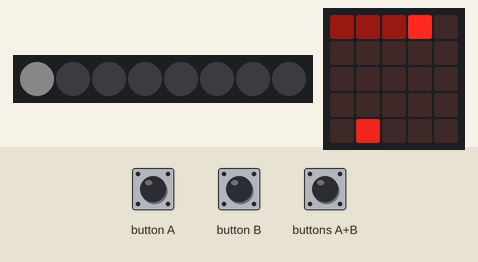
Recording of a program running on a simulated BBC micro:bit (MakeCode). Parts: 8 RGB LEDs in strip order, left to right, the board's 5×5 LED display. The inputs (shaded band) are chosen by the test bench. Dim RGB values are drawn brighter than linear; random numbers come from a fixed seed.

Above: at 1.2 s.
1.3 s: buttons A+B pressed for 0.15 s
At 1.78 s:
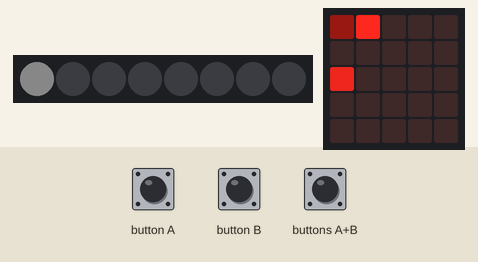
2.0 s: button A pressed for 0.15 s
At 2.32 s:
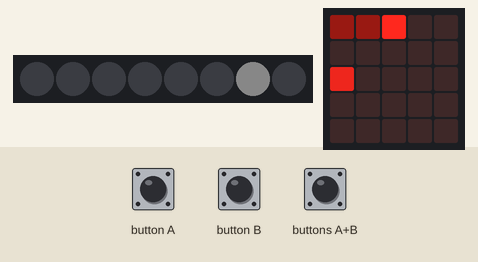
2.7 s: button B pressed for 0.15 s
At 3.21 s:
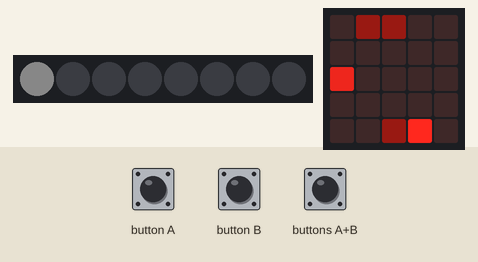
3.4 s: buttons A+B pressed for 1 s
At 4.61 s:
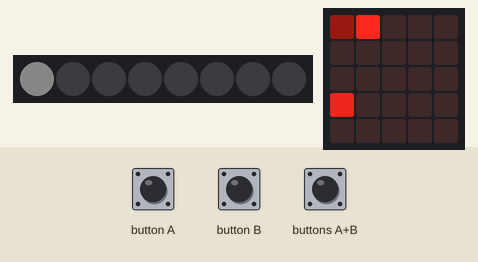
5.0 s: button A pressed for 0.15 s
At 5.47 s:
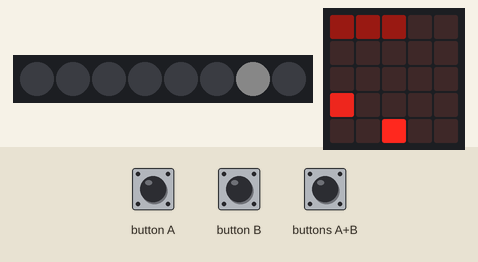
5.7 s: button B pressed for 0.15 s
At 8.4 s:
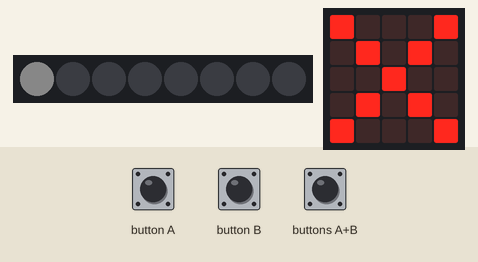
Timing chart, 0 to 9.3 s (numbered marks = the images above; inputs shaded):
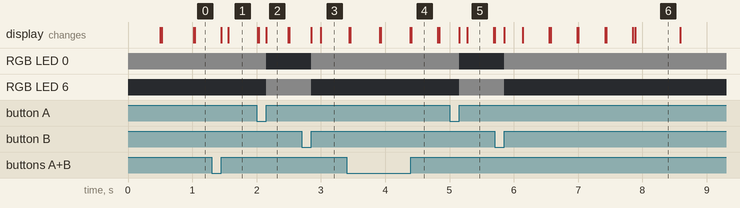

The program:

main.ts
```typescript
function loop_add_x (right: boolean) {
    if (right) {
        x += 1
    } else {
        x += 4
    }
    x = x % 5
    return true
}
input.onButtonPressed(Button.A, function () {
    direct += 3
    direct = direct % 4
    strip.clear()
    strip.setPixelColor(direct * 2, neopixel.colors(NeoPixelColors.White))
    strip.show()
})
function will_hit_body (x: number, y: number) {
    will_hit = false
    for (let hit_iter_index = 0; hit_iter_index <= list_x.length; hit_iter_index++) {
        if (x == list_x[hit_iter_index] && y == list_y[hit_iter_index]) {
            will_hit = true
            break;
        }
    }
    return will_hit
}
function loop_add_y (down: boolean) {
    if (down) {
        y += 1
    } else {
        y += 4
    }
    y = y % 5
    return true
}
function pace_loop () {
    if (direct == 0) {
        return loop_add_x(true)
    } else if (direct == 1) {
        return loop_add_y(true)
    } else if (direct == 2) {
        return loop_add_x(false)
    } else {
        return loop_add_y(false)
    }
}
input.onButtonPressed(Button.AB, function () {
    basic.clearScreen()
    framerate = framerate / 1.1
    init()
})
function init () {
    basic.clearScreen()
    strip.setPixelColor(0, neopixel.colors(NeoPixelColors.White))
    strip.show()
    x = 0
    y = 0
    direct = 0
    score = 0
    list_x = [0, -1, -2, -3]
    list_y = [0, 0, 0, 0]
    led.plotBrightness(x, y, 25)
    generate_food()
    died = false
}
input.onButtonPressed(Button.B, function () {
    direct += 1
    direct = direct % 4
    strip.clear()
    strip.setPixelColor(direct * 2, neopixel.colors(NeoPixelColors.White))
    strip.show()
})
function generate_food () {
    while (true) {
        food_x = randint(0, 4)
        food_y = randint(0, 4)
        if (!(x == food_x && y == food_y) && !(will_hit_body(food_x, food_y))) {
            break;
        }
    }
    led.plotBrightness(food_x, food_y, 200)
}
let last_y = 0
let last_x = 0
let food_y = 0
let food_x = 0
let died = false
let score = 0
let y = 0
let list_y: number[] = []
let list_x: number[] = []
let will_hit = false
let direct = 0
let x = 0
let framerate = 0
let strip: neopixel.Strip = null
strip = neopixel.create(DigitalPin.P0, 8, NeoPixelMode.RGB)
strip.setBrightness(10)
framerate = 500
init()
basic.forever(function () {
    if (died) {
        basic.showIcon(IconNames.No)
        basic.pause(100)
        basic.showString("" + (score))
        basic.pause(1000)
        while (died) {
            basic.clearScreen()
            basic.pause(100)
            basic.showIcon(IconNames.No)
            basic.pause(100)
        }
    }
    pace_loop()
    if (will_hit_body(x, y)) {
        died = true
    } else {
        if (x == food_x && y == food_y) {
            score += 1
            generate_food()
        } else {
            last_x = list_x.pop()
            last_y = list_y.pop()
            if (x == last_x && y != last_y) {
                died = false
            }
            led.unplot(last_x, last_y)
        }
        list_x.unshift(x)
        list_y.unshift(y)
        led.plotBrightness(x, y, 255)
        basic.pause(framerate)
        led.plotBrightness(x, y, 25)
    }
})
```

test.ts
```typescript
// 在此处测试；当此软件包作为插件使用时，将不会编译此软件包。
```

Measured:
- what the display in image 4 shows lasts 0.4 s, from 4.4 s to 4.8 s
- what the display in image 6 shows lasts 0.7 s, from 7.9 s to 8.6 s
